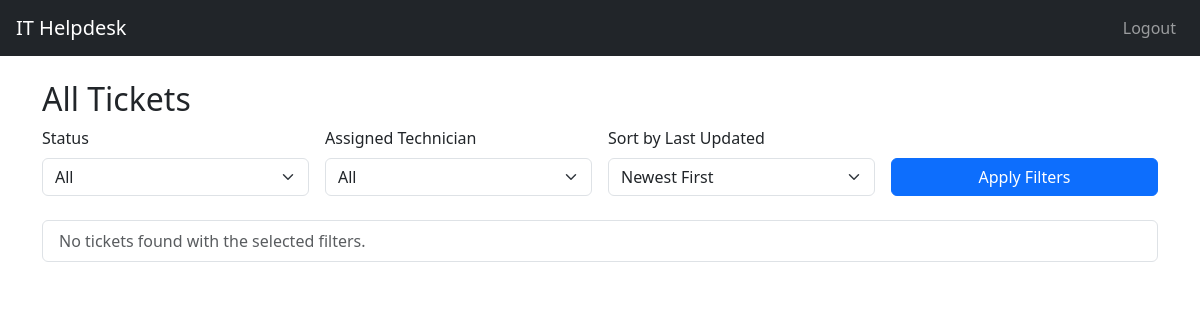
Page / (signed in) on the earlier database version.
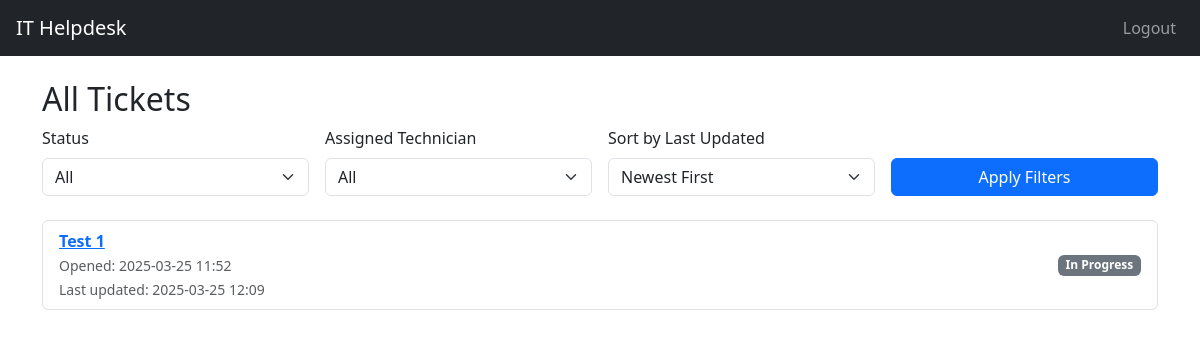
Same page on the later database version.
### app/models.py (models this page shows)
class Ticket(db.Model):
    id = db.Column(db.Integer, primary_key=True)
    title = db.Column(db.String(140), nullable=False)
    description = db.Column(db.Text, nullable=False)
    status = db.Column(db.String(20), default='Open')
    created_at = db.Column(db.DateTime, default=datetime.utcnow)
    updated_at = db.Column(db.DateTime, default=datetime.utcnow, onupdate=datetime.utcnow)
    user_id = db.Column(db.Integer, db.ForeignKey('user.id'))             # ticket creator
    technician_id = db.Column(db.Integer, db.ForeignKey('user.id'))       # assigned tech
    comments = db.relationship('Comment', backref='ticket', lazy='dynamic')

### app/routes.py (the view)
@bp.route('/')
@login_required
def dashboard():
    if current_user.role == 'technician':
        status = request.args.get('status')
        assigned_to = request.args.get('assigned_to')
        sort = request.args.get('sort', 'desc')
        query = Ticket.query
        if status:
            query = query.filter_by(status=status)
        if assigned_to:
            if assigned_to == 'unassigned':
                query = query.filter_by(technician_id=None)
            else:
                query = query.filter_by(technician_id=int(assigned_to))
        if sort == 'asc':
            query = query.order_by(Ticket.updated_at.asc())
        else:
            query = query.order_by(Ticket.updated_at.desc())
        tickets = query.all()
        technicians = User.query.filter_by(role='technician').all()
        return render_template('technician_dashboard.html', tickets=tickets, technicians=technicians)
    else:
        tickets = Ticket.query.filter_by(user_id=current_user.id).order_by(Ticket.created_at.desc()).all()
        return render_template('user_dashboard.html', tickets=tickets)

### app/models.py (called while the page is built)
@login_manager.user_loader
def load_user(user_id):
    return User.query.get(int(user_id))

### app/templates/technician_dashboard.html (shortened to what this page needs)
{% extends 'base.html' %}
{% block content %}
<h2>All Tickets</h2>
<form method="get" class="row g-3 mb-4">
    <div class="col-md-3">
        <label class="form-label">Status</label>
        <select name="status" class="form-select">
            <option value="">All</option>
        </select>
    </div>
    <div class="col-md-3">
        <label class="form-label">Assigned Technician</label>
        <select name="assigned_to" class="form-select">
            <option value="">All</option>
        </select>
    </div>
    <div class="col-md-3">
        <label class="form-label">Sort by Last Updated</label>
        <select name="sort" class="form-select">
            <option value="desc" {% if request.args.get('sort') == 'desc' %}selected{% endif %}>Newest First</option>
        </select>
    </div>
    <div class="col-md-3 d-flex align-items-end">
        <button type="submit" class="btn btn-primary w-100">Apply Filters</button>
    </div>
</form>
<ul class="list-group">
    {% for ticket in tickets %}
    <li class="list-group-item">
        <div class="d-flex justify-content-between align-items-center">
            <div>
                <a href="{{ url_for('routes.view_ticket', ticket_id=ticket.id) }}" class="fw-bold">
                    {{ ticket.title }}
                </a><br>
                <small class="text-muted">Opened: {{ ticket.created_at.strftime('%Y-%m-%d %H:%M') }}</small><br>
                <small class="text-muted">Last updated: {{ ticket.updated_at.strftime('%Y-%m-%d %H:%M') }}</small>
            </div>
            <span class="badge bg-secondary">{{ ticket.status }}</span>
        </div>
    </li>
    {% else %}
    <li class="list-group-item text-muted">No tickets found with the selected filters.</li>
    {% endfor %}
</ul>
{% endblock %}

### app/templates/base.html (shortened to what this page needs)
<!DOCTYPE html>
<html lang="en">
<head>
    <link rel="stylesheet" href="{{ url_for('static', filename='style.css') }}">
    <link href="https://cdn.jsdelivr.net/npm/bootstrap@5.3.0/dist/css/bootstrap.min.css" rel="stylesheet">
</head>
<body>
    <nav class="navbar navbar-expand-lg navbar-dark bg-dark px-3">
        <a class="navbar-brand" href="#">IT Helpdesk</a>
        <div class="collapse navbar-collapse">
            <ul class="navbar-nav ms-auto">
                {% if current_user.is_authenticated %}
                <li class="nav-item">
                    <a class="nav-link" href="{{ url_for('auth.logout') }}">Logout</a>
                </li>
                {% endif %}
            </ul>
        </div>
    </nav>
    <div class="container mt-4">
        {% block content %}{% endblock %}
    </div>
</body>
</html>

Differences in the rows shown:
added Ticket: title "Test 1", created_at "2025-03-25 11:52", updated_at "2025-03-25 12:09", status "In Progress"
Other differences:
text no longer shown: "No tickets found with the selected filters."
